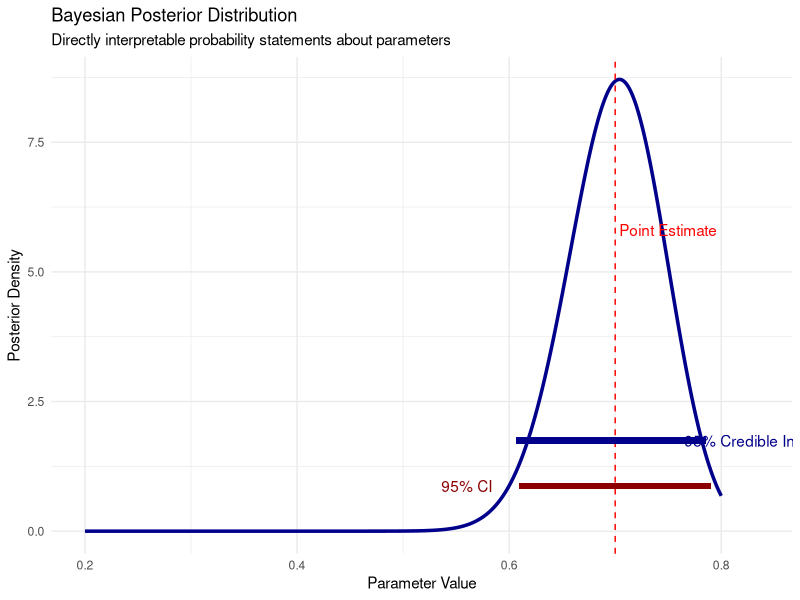
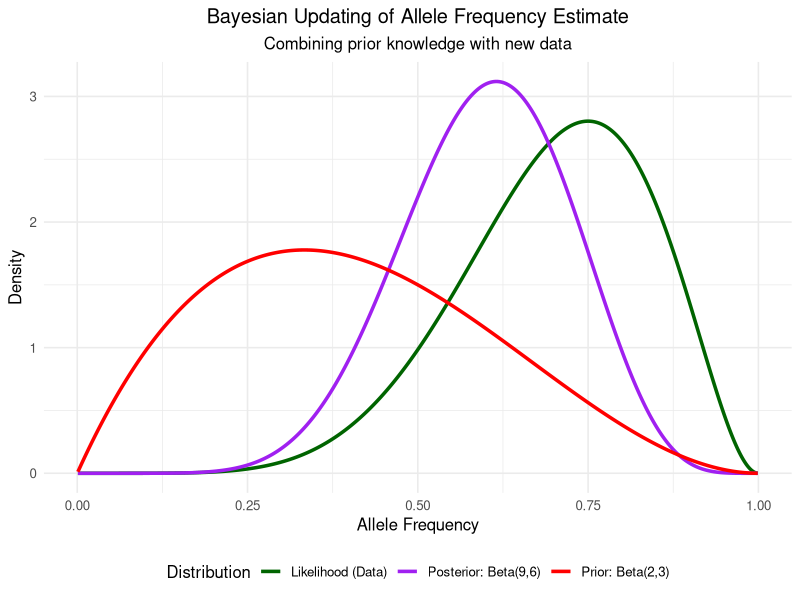
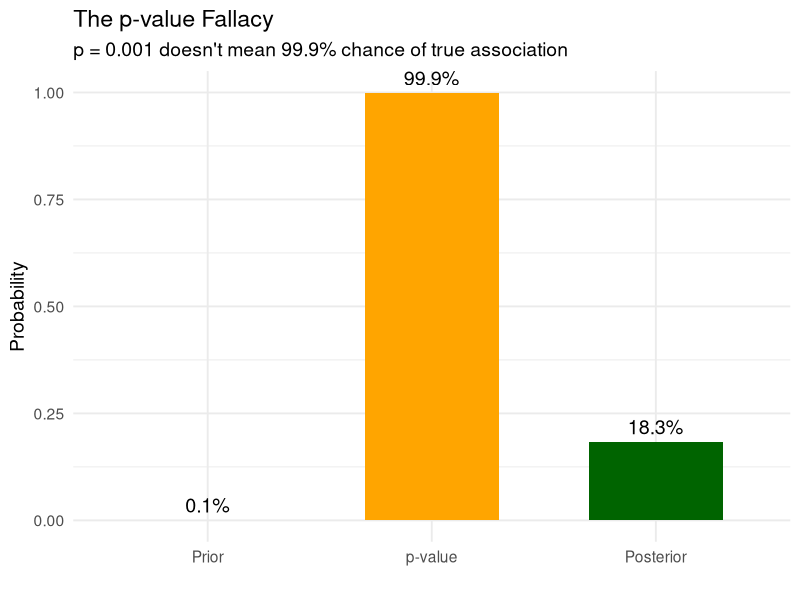
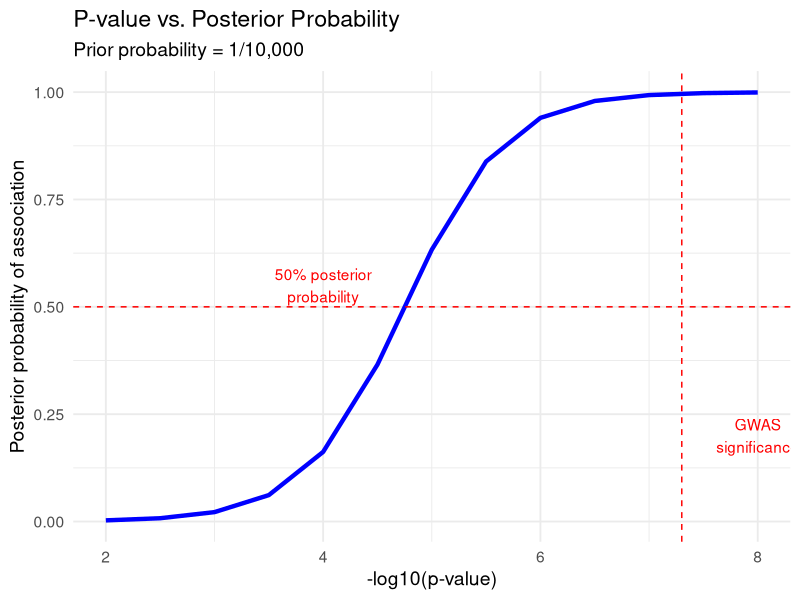
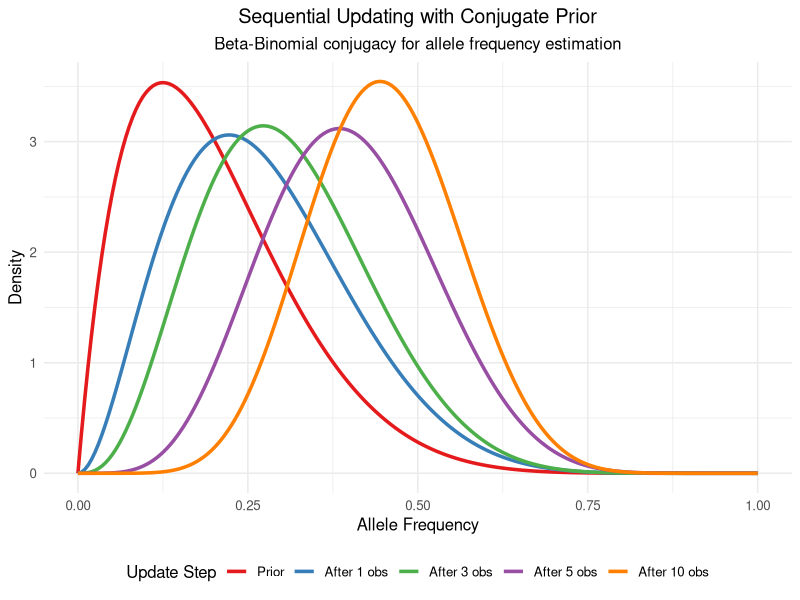
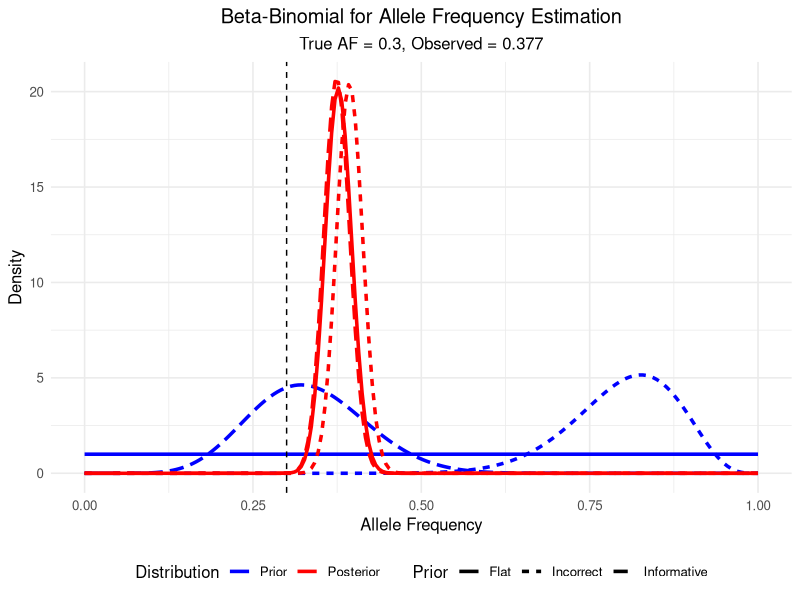
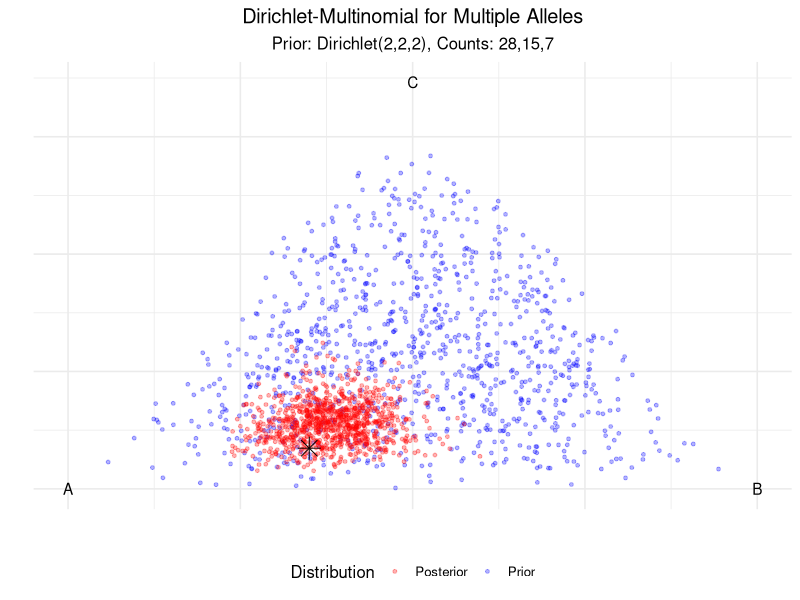
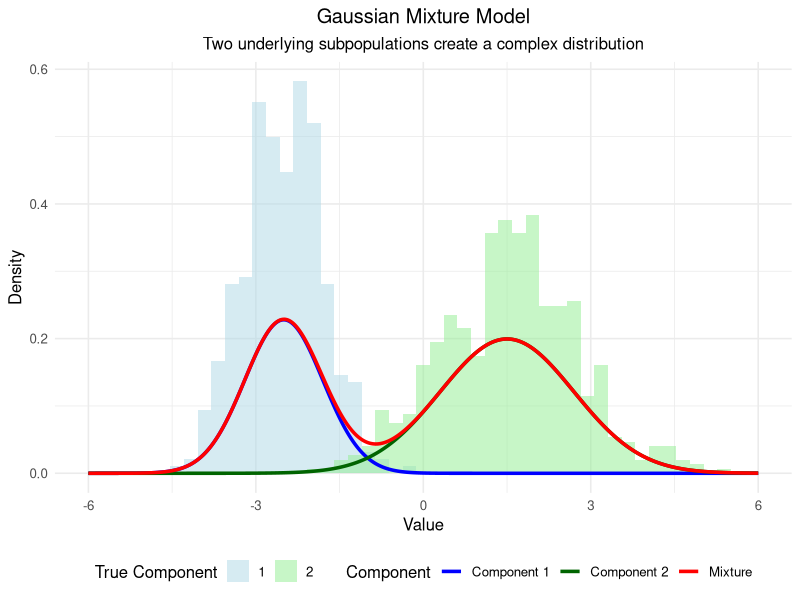

Here is the R script that generated these plots, in order:
## ---- chunk 1
# Load necessary packages
library(tidyverse)
library(ggplot2)
library(reshape2)
library(viridis)
library(gtools)     # For Dirichlet distribution
library(gridExtra)  # For arranging plots

# Set a clean theme for all plots
theme_set(theme_minimal(base_size = 12) + 
          theme(plot.title = element_text(hjust = 0.5),
                plot.subtitle = element_text(hjust = 0.5)))

# Set seed for reproducibility
set.seed(42)
## ---- chunk 2
# Create example data for frequentist vs Bayesian comparison
x <- seq(0.2, 0.8, length = 1000)

# Bayesian posterior (beta distribution)
post_y <- dbeta(x, 70, 30)

# Create data frame for plotting
plot_data <- data.frame(
  x = x,
  y = post_y
)

# Point estimate
point_est <- 0.7
ci_lower <- 0.61
ci_upper <- 0.79
cred_lower <- qbeta(0.025, 70, 30)
cred_upper <- qbeta(0.975, 70, 30)

# Get maximum y value for annotation positioning
max_y_val <- max(plot_data$y)

# Plot
ggplot(plot_data, aes(x = x, y = y)) +
  geom_line(size = 1.2, color = "darkblue") +
  geom_vline(xintercept = point_est, color = "red", linetype = "dashed") +
  geom_segment(aes(x = ci_lower, xend = ci_upper, y = max_y_val/10, yend = max_y_val/10), 
               color = "darkred", size = 2) +
  geom_segment(aes(x = cred_lower, xend = cred_upper, y = max_y_val/5, yend = max_y_val/5), 
               color = "darkblue", size = 2) +
  annotate("text", x = point_est + 0.05, y = max_y_val/1.5, 
           label = "Point Estimate", color = "red") +
  annotate("text", x = ci_lower - 0.05, y = max_y_val/10, 
           label = "95% CI", color = "darkred") +
  annotate("text", x = cred_upper + 0.05, y = max_y_val/5, 
           label = "95% Credible Interval", color = "darkblue") +
  labs(title = "Bayesian Posterior Distribution",
       subtitle = "Directly interpretable probability statements about parameters",
       x = "Parameter Value", 
       y = "Posterior Density") +
  theme_minimal()
## ---- chunk 3
# Create data for three distributions
x <- seq(0.001, 0.999, length = 1000)
prior <- data.frame(x = x, y = dbeta(x, 2, 3), Distribution = "Prior: Beta(2,3)")
likelihood <- data.frame(x = x, y = dbeta(x, 7, 3), Distribution = "Likelihood (Data)")
posterior <- data.frame(x = x, y = dbeta(x, 9, 6), Distribution = "Posterior: Beta(9,6)")

# Combine data
all_distributions <- rbind(prior, likelihood, posterior)

# Plot all three distributions
ggplot(all_distributions, aes(x = x, y = y, color = Distribution)) +
  geom_line(size = 1.2) +
  scale_color_manual(values = c("darkgreen", "purple", "red")) +
  labs(title = "Bayesian Updating of Allele Frequency Estimate",
       subtitle = "Combining prior knowledge with new data",
       x = "Allele Frequency", 
       y = "Density") +
  theme(legend.position = "bottom")
## ---- chunk 4
#| fig-height: 5
# Parameters
prior_prob <- 1/1000  # Prior probability of true association
p_value <- 0.001      # Observed p-value

# Convert p-value to z-score
z <- qnorm(p_value/2, lower.tail = FALSE)

# Calculate Bayes factor (approximate)
bf <- exp(z^2/2)

# Calculate posterior probability
posterior <- (prior_prob * bf) / (prior_prob * bf + (1 - prior_prob))

# Create data for visualization
df <- data.frame(
  Stage = factor(c("Prior", "p-value", "Posterior"), 
                levels = c("Prior", "p-value", "Posterior")),
  Probability = c(prior_prob, 1-p_value, posterior),
  Label = c(paste0(round(prior_prob*100, 2), "%"), 
           paste0(round((1-p_value)*100, 1), "%"), 
           paste0(round(posterior*100, 1), "%"))
)

# Create plot
ggplot(df, aes(x = Stage, y = Probability)) +
  geom_bar(stat = "identity", fill = c("lightblue", "orange", "darkgreen"), width = 0.6) +
  geom_text(aes(label = Label), vjust = -0.5, size = 5) +
  ylim(0, 1) +
  labs(title = "The p-value Fallacy",
       subtitle = "p = 0.001 doesn't mean 99.9% chance of true association",
       x = "", y = "Probability") +
  theme_minimal(base_size = 14)
## ---- chunk 5
#| fig-width: 6
#| fig-height: 5
library(ggplot2)
library(dplyr)

# Function to calculate posterior probability
calc_posterior <- function(prior, p_value, n_snps=1e6) {
  # Convert p-value to z-score
  z <- qnorm(p_value/2, lower.tail = FALSE)
  # Approximate Bayes factor
  bf <- exp(z^2/2)
  # Calculate posterior
  posterior <- (prior * bf) / (prior * bf + (1 - prior))
  return(posterior)
}

# Create data
p_values <- 10^seq(-8, -2, 0.5)
posteriors <- sapply(p_values, function(p) calc_posterior(1/10000, p))

# Create plot
df <- data.frame(
  p_value = p_values,
  posterior = posteriors
)

ggplot(df, aes(x = -log10(p_value), y = posterior)) +
  geom_line(size = 1.5, color = "blue") +
  geom_hline(yintercept = 0.5, linetype = "dashed", color = "red") +
  geom_vline(xintercept = -log10(5e-8), linetype = "dashed", color = "red") +
  annotate("text", x = 8, y = 0.2, label = "GWAS\nsignificance", color = "red") +
  annotate("text", x = 4, y = 0.55, label = "50% posterior\nprobability", color = "red") +
  theme_minimal(base_size = 14) +
  labs(
    title = "P-value vs. Posterior Probability",
    subtitle = "Prior probability = 1/10,000",
    x = "-log10(p-value)",
    y = "Posterior probability of association"
  )
## ---- chunk 6
#| fig-height: 5
# Create a function to generate conjugate updating visualization
plot_conjugate_updating <- function() {
  # Initial prior
  alpha0 <- 2
  beta0 <- 8
  
  # Data observations (success/failure)
  data <- c(1, 1, 0, 1, 1, 0, 1, 1, 1, 0)
  
  # Create sequence for plotting
  x <- seq(0, 1, length.out = 200)
  
  # Initialize data frame for plotting
  plot_data <- data.frame()
  
  # Initial prior
  prior_y <- dbeta(x, alpha0, beta0)
  plot_data <- rbind(plot_data, data.frame(
    x = x, y = prior_y, 
    step = 0, 
    label = paste0("Prior: Beta(", alpha0, ",", beta0, ")")
  ))
  
  # Update step by step
  alpha <- alpha0
  beta <- beta0
  
  for (i in 1:length(data)) {
    # Update parameters
    if (data[i] == 1) {
      alpha <- alpha + 1
    } else {
      beta <- beta + 1
    }
    
    # Only plot a subset of steps for clarity
    if (i %in% c(1, 3, 5, 10)) {
      posterior_y <- dbeta(x, alpha, beta)
      plot_data <- rbind(plot_data, data.frame(
        x = x, y = posterior_y, 
        step = i, 
        label = paste0("After ", i, " observations: Beta(", alpha, ",", beta, ")")
      ))
    }
  }
  
  # Convert step to factor for proper ordering
  plot_data$step <- factor(plot_data$step, levels = c(0, 1, 3, 5, 10))
  
  # Create plot
  ggplot(plot_data, aes(x = x, y = y, color = step, group = step)) +
    geom_line(size = 1.2) +
    scale_color_brewer(palette = "Set1", 
                      name = "Update Step",
                      labels = c("Prior", "After 1 obs", "After 3 obs", 
                                "After 5 obs", "After 10 obs")) +
    labs(title = "Sequential Updating with Conjugate Prior",
         subtitle = "Beta-Binomial conjugacy for allele frequency estimation",
         x = "Allele Frequency", 
         y = "Density") +
    theme(legend.position = "bottom")
}

# Generate the plot
plot_conjugate_updating()
## ---- chunk 7
#| fig-height: 5
# Create a visualization of Beta-Binomial for allele frequencies
set.seed(123)

# Parameters
true_af <- 0.3
n_samples <- 20
n_reads_per_sample <- 30

# Generate data
genotypes <- rbinom(n_samples, 2, true_af)
read_counts <- rbinom(n_samples, n_reads_per_sample, genotypes/2)
total_alt <- sum(read_counts)
total_reads <- n_samples * n_reads_per_sample

# Create data for plotting
x <- seq(0, 1, length.out = 200)

# Different priors
priors <- list(
  "Flat" = c(1, 1),
  "Informative" = c(10, 20),
  "Incorrect" = c(20, 5)
)

# Create data frame for plotting
plot_data <- data.frame()

for (prior_name in names(priors)) {
  prior_params <- priors[[prior_name]]
  alpha_prior <- prior_params[1]
  beta_prior <- prior_params[2]
  
  # Prior
  prior_y <- dbeta(x, alpha_prior, beta_prior)
  
  # Posterior
  alpha_post <- alpha_prior + total_alt
  beta_post <- beta_prior + total_reads - total_alt
  posterior_y <- dbeta(x, alpha_post, beta_post)
  
  # Add to data frame
  plot_data <- rbind(plot_data, 
                    data.frame(
                      x = x,
                      y = prior_y,
                      Distribution = "Prior",
                      Prior = prior_name
                    ),
                    data.frame(
                      x = x,
                      y = posterior_y,
                      Distribution = "Posterior",
                      Prior = prior_name
                    ))
}

# Add true value line
plot_data$Distribution <- factor(plot_data$Distribution, 
                               levels = c("Prior", "Posterior"))

# Create plot
ggplot(plot_data, aes(x = x, y = y, color = Distribution, linetype = Prior)) +
  geom_line(size = 1.2) +
  geom_vline(xintercept = true_af, linetype = "dashed", color = "black") +
  scale_color_manual(values = c("Prior" = "blue", "Posterior" = "red")) +
  labs(title = "Beta-Binomial for Allele Frequency Estimation",
       subtitle = paste0("True AF = ", true_af, ", Observed = ", 
                       round(total_alt/total_reads, 3)),
       x = "Allele Frequency", 
       y = "Density") +
  theme(legend.position = "bottom")
## ---- chunk 8
#| fig-height: 5
# Create a visualization of Dirichlet-Multinomial
set.seed(234)

# Function to generate random points from a Dirichlet distribution
rdirichlet_2d <- function(n, alpha) {
  x <- rgamma(n, alpha[1], 1)
  y <- rgamma(n, alpha[2], 1)
  z <- rgamma(n, alpha[3], 1)
  s <- x + y + z
  return(data.frame(x = x/s, y = y/s, z = z/s))
}

# Parameters
prior_alpha <- c(2, 2, 2)  # Symmetric prior
true_props <- c(0.6, 0.3, 0.1)  # True proportions
n_samples <- 50

# Generate data
counts <- rmultinom(1, n_samples, true_props)

# Calculate posterior
posterior_alpha <- prior_alpha + counts

# Generate points for visualization
n_points <- 1000
prior_points <- rdirichlet_2d(n_points, prior_alpha)
posterior_points <- rdirichlet_2d(n_points, posterior_alpha)

# Combine data
prior_points$Distribution <- "Prior"
posterior_points$Distribution <- "Posterior"
all_points <- rbind(prior_points, posterior_points)

# Create ternary plot data
# We'll use a 2D projection since ggtern might not be available
project_ternary <- function(df) {
  # Convert to 2D coordinates
  df$X <- 0.5 * (2 * df$y + df$z) / (df$x + df$y + df$z)
  df$Y <- (sqrt(3)/2) * df$z / (df$x + df$y + df$z)
  return(df)
}

plot_data <- project_ternary(all_points)

# Add true value
true_point <- data.frame(x = true_props[1], y = true_props[2], z = true_props[3],
                        Distribution = "True Value")
true_point <- project_ternary(true_point)

# Create plot
ggplot(plot_data, aes(x = X, y = Y, color = Distribution)) +
  geom_point(alpha = 0.3, size = 1) +
  geom_point(data = true_point, color = "black", size = 5, shape = 8) +
  scale_color_manual(values = c("Prior" = "blue", "Posterior" = "red", "True Value" = "black")) +
  labs(title = "Dirichlet-Multinomial for Multiple Alleles",
       subtitle = paste0("Prior: Dirichlet(", paste(prior_alpha, collapse = ","), 
                       "), Counts: ", paste(counts, collapse = ",")),
       x = "", y = "") +
  theme(legend.position = "bottom",
        axis.text = element_blank(),
        axis.ticks = element_blank()) +
  annotate("text", x = 0, y = 0, label = "A") +
  annotate("text", x = 1, y = 0, label = "B") +
  annotate("text", x = 0.5, y = sqrt(3)/2, label = "C")
## ---- chunk 9
#| fig-height: 6
# Create a simple mixture model visualization
set.seed(123)

# Define mixture parameters
means <- c(-2.5, 1.5)
sds <- c(0.7, 1.2)
weights <- c(0.4, 0.6)

# Generate data from mixture
n_samples <- 1000
component <- sample(1:2, n_samples, replace = TRUE, prob = weights)
x <- rnorm(n_samples, mean = means[component], sd = sds[component])

# Create data frame for histogram
hist_data <- data.frame(x = x, component = factor(component))

# Create data for component densities
x_seq <- seq(-6, 6, length.out = 500)
comp1_density <- weights[1] * dnorm(x_seq, mean = means[1], sd = sds[1])
comp2_density <- weights[2] * dnorm(x_seq, mean = means[2], sd = sds[2])
mixture_density <- comp1_density + comp2_density

density_data <- data.frame(
  x = rep(x_seq, 3),
  y = c(comp1_density, comp2_density, mixture_density),
  Component = factor(rep(c("Component 1", "Component 2", "Mixture"), each = length(x_seq)))
)

# Create plot
ggplot() +
  geom_histogram(data = hist_data, aes(x = x, y = after_stat(density), fill = component), 
                bins = 50, alpha = 0.5, position = "identity") +
  geom_line(data = density_data, aes(x = x, y = y, color = Component), size = 1.2) +
  scale_fill_manual(values = c("lightblue", "lightgreen"), name = "True Component") +
  scale_color_manual(values = c("blue", "darkgreen", "red")) +
  labs(title = "Gaussian Mixture Model",
       subtitle = "Two underlying subpopulations create a complex distribution",
       x = "Value", 
       y = "Density") +
  theme(legend.position = "bottom")
## ---- chunk 10
#| fig-height: 6
# Simplified EM visualization
set.seed(789)

# Generate data from a mixture of two Gaussians
n <- 200
true_means <- c(-2, 2)
true_sds <- c(0.8, 0.8)
true_weights <- c(0.4, 0.6)

z <- sample(1:2, n, replace = TRUE, prob = true_weights)
x <- rnorm(n, mean = true_means[z], sd = true_sds[z])

# Create data for visualization
iterations <- c("Initial", "Iteration 1", "Iteration 3", "Final")
means1 <- c(-1, -1.5, -1.8, -2.0)
means2 <- c(1, 1.4, 1.8, 2.0)
sds1 <- c(1.2, 1.0, 0.9, 0.8)
sds2 <- c(1.2, 1.0, 0.9, 0.8)
weights1 <- c(0.5, 0.45, 0.42, 0.4)
weights2 <- c(0.5, 0.55, 0.58, 0.6)

# Create data frame for plotting
plot_data <- data.frame()
x_seq <- seq(-5, 5, length.out = 200)

for (i in 1:length(iterations)) {
  # Component 1
  comp1 <- data.frame(
    x = x_seq,
    y = weights1[i] * dnorm(x_seq, mean = means1[i], sd = sds1[i]),
    Component = "Component 1",
    Iteration = iterations[i]
  )
  
  # Component 2
  comp2 <- data.frame(
    x = x_seq,
    y = weights2[i] * dnorm(x_seq, mean = means2[i], sd = sds2[i]),
    Component = "Component 2",
    Iteration = iterations[i]
  )
  
  # Mixture
  mixture <- data.frame(
    x = x_seq,
    y = comp1$y + comp2$y,
    Component = "Mixture",
    Iteration = iterations[i]
  )
  
  plot_data <- rbind(plot_data, comp1, comp2, mixture)
}

# Create histogram data
hist_data <- data.frame(x = x, Iteration = "Data")

# Create plot
ggplot() +
  # Add histogram for data
  geom_histogram(data = hist_data, aes(x = x, y = after_stat(density)), 
                bins = 30, fill = "gray80", color = "black", alpha = 0.5) +
  # Add component and mixture densities
  geom_line(data = plot_data, 
           aes(x = x, y = y, color = Component, group = interaction(Component, Iteration)),
           size = 1) +
  # Facet by iteration
  facet_wrap(~ Iteration, ncol = 2) +
  # Customize colors
  scale_color_manual(values = c("Component 1" = "blue", 
                              "Component 2" = "green", 
                              "Mixture" = "red")) +
  # Add labels
  labs(title = "EM Algorithm Convergence",
       subtitle = "Mixture model fit improves with each iteration",
       x = "Value", 
       y = "Density") +
  theme_minimal() +
  theme(legend.position = "bottom")
## ---- chunk 11
#| fig-height: 6
# Create a visualization of population structure
set.seed(456)

# Number of individuals and populations
n_ind <- 60
n_pop <- 3

# Create admixture proportions
# First 20 individuals mostly from pop1, etc.
admixture <- matrix(0, nrow = n_ind, ncol = n_pop)
for (i in 1:n_ind) {
  if (i <= 20) {
    admixture[i,] <- c(0.8, 0.1, 0.1) + rnorm(3, 0, 0.05)
  } else if (i <= 40) {
    admixture[i,] <- c(0.1, 0.8, 0.1) + rnorm(3, 0, 0.05)
  } else {
    admixture[i,] <- c(0.1, 0.1, 0.8) + rnorm(3, 0, 0.05)
  }
  # Ensure proportions are positive and sum to 1
  admixture[i,] <- pmax(admixture[i,], 0)
  admixture[i,] <- admixture[i,] / sum(admixture[i,])
}

# Create data frame for plotting
admix_df <- data.frame(
  Individual = rep(1:n_ind, n_pop),
  Population = factor(rep(paste0("Pop", 1:n_pop), each = n_ind)),
  Proportion = c(admixture)
)

# Create barplot
ggplot(admix_df, aes(x = Individual, y = Proportion, fill = Population)) +
  geom_col(width = 1) +
  scale_fill_brewer(palette = "Set1") +
  labs(title = "Population Structure as a Mixture Model",
       subtitle = "Each individual is a mixture of ancestral populations",
       x = "Individual", 
       y = "Ancestry Proportion") +
  theme(axis.text.x = element_blank(),
        axis.ticks.x = element_blank())
## ---- chunk 12
# Create a visualization of STRUCTURE-like results
set.seed(567)

# Parameters
n_ind <- 100
n_pop <- 3
n_markers <- 20

# Create true population allele frequencies
pop_freqs <- matrix(rbeta(n_pop * n_markers, 0.5, 0.5), nrow = n_pop)

# Create ancestry proportions (3 distinct groups with some admixture)
q <- matrix(0, nrow = n_ind, ncol = n_pop)
q[1:40, 1] <- rbeta(40, 10, 1)
q[41:70, 2] <- rbeta(30, 10, 1)
q[71:100, 3] <- rbeta(30, 10, 1)

# Normalize rows to sum to 1
for (i in 1:n_ind) {
  # Add small values to ensure all populations represented
  q[i,] <- q[i,] + 0.05
  q[i,] <- q[i,] / sum(q[i,])
}

# Create data for heatmap of ancestry proportions
q_df <- data.frame(
  Individual = rep(1:n_ind, n_pop),
  Population = factor(rep(paste0("Pop", 1:n_pop), each = n_ind)),
  Proportion = c(q)
)

# Create data for allele frequency heatmap
freq_df <- data.frame(
  Population = factor(rep(paste0("Pop", 1:n_pop), each = n_markers)),
  Marker = factor(rep(paste0("M", 1:n_markers), times = n_pop)),
  Frequency = c(pop_freqs)
)

# Create plots
p1 <- ggplot(q_df, aes(x = Individual, y = Population, fill = Proportion)) +
  geom_tile() +
  scale_fill_viridis() +
  labs(title = "Ancestry Proportions",
       subtitle = "Each individual's genetic ancestry",
       x = "Individual", 
       y = "Ancestral Population") +
  theme(axis.text.x = element_blank(),
        axis.ticks.x = element_blank())

p2 <- ggplot(freq_df, aes(x = Marker, y = Population, fill = Frequency)) +
  geom_tile() +
  scale_fill_viridis() +
  labs(title = "Population Allele Frequencies",
       subtitle = "Each population's genetic profile",
       x = "Genetic Marker", 
       y = "Ancestral Population")

# Arrange plots
gridExtra::grid.arrange(p1, p2, ncol = 1)
## ---- chunk 13
# Create visualization of effect size mixtures
set.seed(789)

# Parameters
n_variants <- 500
pi0 <- 0.95  # Proportion of null effects

# Generate true effects
is_null <- rbinom(n_variants, 1, pi0)
true_effects <- rep(0, n_variants)
true_effects[is_null == 0] <- rnorm(sum(is_null == 0), 0, 0.5)

# Add noise to create observed effects
observed_effects <- true_effects + rnorm(n_variants, 0, 0.2)

# Create data frame for plotting
effect_df <- data.frame(
  Variant = 1:n_variants,
  TrueEffect = true_effects,
  ObservedEffect = observed_effects,
  IsNull = factor(is_null)
)

# Plot
ggplot(effect_df, aes(x = ObservedEffect, fill = IsNull)) +
  geom_histogram(bins = 40, alpha = 0.7, position = "identity") +
  scale_fill_manual(values = c("red", "gray70"), 
                   labels = c("Causal", "Null"),
                   name = "Variant Type") +
  labs(title = "Mixture of Effect Sizes in GWAS",
       subtitle = "Most variants have no effect (null)",
       x = "Observed Effect Size", 
       y = "Count") +
  theme_minimal() +
  theme(legend.position = "bottom")
## ---- chunk 14
# Simulate a genetic association study with sequential sampling
set.seed(456)

# Parameters
n_loci <- 1000
true_effect_size <- 0.3
max_samples <- 500
interim_points <- seq(100, max_samples, by = 100)

# Set 5% of loci to have true effects
n_causal <- floor(n_loci * 0.05)
causal_loci <- sample(1:n_loci, n_causal)

# Simplified simulation
interim_summary <- data.frame(
  SampleSize = interim_points,
  Discoveries_50 = c(30, 42, 48, 53, 55),
  Discoveries_80 = c(15, 24, 32, 38, 42),
  Discoveries_95 = c(8, 15, 22, 28, 32),
  TruePositives_95 = c(7, 12, 18, 23, 26),
  FalsePositives_95 = c(1, 3, 4, 5, 6)
)

interim_summary$FDR_95 <- interim_summary$FalsePositives_95 / 
                          interim_summary$Discoveries_95
interim_summary$Power_95 <- interim_summary$TruePositives_95 / n_causal

# Create long format data for plotting
interim_long <- pivot_longer(
  interim_summary, 
  cols = c(Discoveries_50, Discoveries_80, Discoveries_95),
  names_to = "Threshold",
  values_to = "Discoveries"
)
interim_long$Threshold <- factor(
  interim_long$Threshold,
  levels = c("Discoveries_50", "Discoveries_80", "Discoveries_95"),
  labels = c("PP > 0.5", "PP > 0.8", "PP > 0.95")
)

# Plot discovery trajectories
ggplot(interim_long, aes(x = SampleSize, y = Discoveries, color = Threshold, group = Threshold)) +
  geom_line(size = 1.2) +
  geom_point(size = 3) +
  scale_color_discrete() +
  labs(title = "Number of Discoveries vs. Sample Size",
       subtitle = "Results at different posterior probability thresholds",
       x = "Sample Size", y = "Number of Discoveries") +
  theme(legend.position = "bottom")
## ---- chunk 15
#| fig-height: 6
# Create a visualization of Bayesian meta-analysis
set.seed(678)

# Parameters
n_studies <- 8
true_effect <- 0.3
heterogeneity <- 0.1

# Generate study-specific effects
study_effects <- rnorm(n_studies, true_effect, heterogeneity)

# Make one study an outlier
study_effects[n_studies] <- -0.2

# Generate observed effects and standard errors
sample_sizes <- round(runif(n_studies, 100, 500))
standard_errors <- 1 / sqrt(sample_sizes)
observed_effects <- rnorm(n_studies, study_effects, standard_errors)

# Create data frame for forest plot
meta_df <- data.frame(
  Study = paste0("Study ", 1:n_studies),
  Effect = observed_effects,
  SE = standard_errors,
  LowerCI = observed_effects - 1.96 * standard_errors,
  UpperCI = observed_effects + 1.96 * standard_errors
)

# Add meta-analysis results
# 1. Fixed effects
fixed_weights <- 1 / standard_errors^2
fixed_effect <- sum(fixed_weights * observed_effects) / sum(fixed_weights)
fixed_se <- sqrt(1 / sum(fixed_weights))

# 2. Random effects (simplified)
tau2 <- max(0, (sum(fixed_weights * (observed_effects - fixed_effect)^2) - (n_studies - 1)) / 
             (sum(fixed_weights) - sum(fixed_weights^2) / sum(fixed_weights)))
random_weights <- 1 / (standard_errors^2 + tau2)
random_effect <- sum(random_weights * observed_effects) / sum(random_weights)
random_se <- sqrt(1 / sum(random_weights))

# 3. Bayesian robust (simplified - downweights outliers)
robust_weights <- 1 / (standard_errors^2 + tau2 + 0.1 * (observed_effects - random_effect)^2)
robust_effect <- sum(robust_weights * observed_effects) / sum(robust_weights)
robust_se <- sqrt(1 / sum(robust_weights))

# Add to data frame
meta_results <- data.frame(
  Study = c("Fixed Effects", "Random Effects", "Bayesian Robust"),
  Effect = c(fixed_effect, random_effect, robust_effect),
  SE = c(fixed_se, random_se, robust_se),
  LowerCI = c(fixed_effect - 1.96 * fixed_se, 
             random_effect - 1.96 * random_se,
             robust_effect - 1.96 * robust_se),
  UpperCI = c(fixed_effect + 1.96 * fixed_se, 
             random_effect + 1.96 * random_se,
             robust_effect + 1.96 * robust_se)
)

# Combine data
plot_df <- rbind(
  meta_df,
  meta_results
)

# Add a grouping variable
plot_df$Group <- ifelse(plot_df$Study %in% meta_results$Study, "Meta-Analysis", "Individual Studies")
plot_df$Group <- factor(plot_df$Group, levels = c("Individual Studies", "Meta-Analysis"))

# Order studies
plot_df$Study <- factor(plot_df$Study, 
                      levels = c(paste0("Study ", 1:n_studies), 
                                "Fixed Effects", "Random Effects", "Bayesian Robust"))

# Create forest plot
ggplot(plot_df, aes(x = Effect, y = Study, color = Group)) +
  geom_vline(xintercept = 0, linetype = "dashed", color = "gray") +
  geom_vline(xintercept = true_effect, linetype = "dotted", color = "darkgreen") +
  geom_point(aes(size = 1/SE)) +
  geom_errorbarh(aes(xmin = LowerCI, xmax = UpperCI), height = 0.2) +
  scale_color_manual(values = c("Individual Studies" = "blue", "Meta-Analysis" = "red")) +
  scale_size_continuous(guide = "none") +
  labs(title = "Bayesian Meta-Analysis",
       subtitle = "Green dotted line shows true effect; note how Bayesian robust method handles outlier",
       x = "Effect Size", 
       y = "") +
  theme(legend.position = "bottom")
## ---- chunk 16
#| fig-height: 6
# Create a visualization of Bayesian fine-mapping
set.seed(456)

# Parameters
n_snps <- 50
causal_idx <- 25

# Create correlation structure (LD)
pos <- 1:n_snps
ld_matrix <- exp(-abs(outer(pos, pos, "-")) / 10)

# Generate true effects (only one causal variant)
true_effects <- rep(0, n_snps)
true_effects[causal_idx] <- 0.5

# Generate observed effects based on LD
observed_effects <- as.vector(ld_matrix %*% true_effects + rnorm(n_snps, 0, 0.1))

# Calculate p-values
p_values <- 2 * pnorm(-abs(observed_effects))

# Calculate Bayes factors (simplified)
bayes_factors <- exp(observed_effects^2 / 2)

# Calculate posterior probabilities (assuming 1/n_snps prior)
prior <- 1/n_snps
posterior_probs <- (prior * bayes_factors) / sum(prior * bayes_factors)

# Create data frame for plotting
fine_map_df <- data.frame(
  SNP = 1:n_snps,
  Position = pos,
  ObservedEffect = observed_effects,
  PValue = p_values,
  PosteriorProb = posterior_probs,
  Causal = (1:n_snps == causal_idx)
)

# Calculate 95% credible set
sorted_idx <- order(posterior_probs, decreasing = TRUE)
cumulative_prob <- cumsum(posterior_probs[sorted_idx])
credible_set <- sorted_idx[cumulative_prob <= 0.95]
fine_map_df$InCredibleSet <- (1:n_snps %in% credible_set)

# Create plot
ggplot(fine_map_df, aes(x = Position)) +
  geom_point(aes(y = -log10(PValue), color = "P-value"), size = 3, alpha = 0.7) +
  geom_point(aes(y = PosteriorProb * 10, color = "Posterior"), size = 3, alpha = 0.7) +
  geom_vline(xintercept = pos[causal_idx], linetype = "dashed", color = "red") +
  geom_rect(data = subset(fine_map_df, InCredibleSet),
            aes(xmin = Position - 0.4, xmax = Position + 0.4, 
                ymin = 0, ymax = -0.2),
            fill = "darkgreen", alpha = 0.3) +
  scale_color_manual(values = c("P-value" = "blue", "Posterior" = "darkgreen"),
                    name = "Measure") +
  scale_y_continuous(
    name = "-log10(p-value)",
    sec.axis = sec_axis(~./10, name = "Posterior Probability")
  ) +
  annotate("text", x = n_snps * 0.8, y = 1, 
           label = "95% Credible Set", color = "darkgreen") +
  labs(title = "Bayesian Fine-Mapping vs. P-values",
       subtitle = "Green bars indicate 95% credible set; red line is true causal variant",
       x = "Genomic Position") +
  theme_minimal() +
  theme(legend.position = "bottom")
## ---- chunk 17
#| fig-height: 6
# Create a visualization of multivariate effects
set.seed(345)

# Parameters
n_effects <- 200
n_conditions <- 4

# Create different effect patterns
patterns <- list(
  "Shared" = rep(1, n_conditions),
  "Condition1" = c(1, 0, 0, 0),
  "Condition2" = c(0, 1, 0, 0),
  "Conditions1&2" = c(1, 1, 0, 0),
  "Conditions3&4" = c(0, 0, 1, 1)
)

# Assign effects to patterns
n_per_pattern <- n_effects / length(patterns)
true_effects <- matrix(0, nrow = n_effects, ncol = n_conditions)
colnames(true_effects) <- paste0("Condition", 1:n_conditions)

current_idx <- 1
for (p in 1:length(patterns)) {
  pattern_name <- names(patterns)[p]
  pattern <- patterns[[p]]
  
  for (i in 1:n_per_pattern) {
    effect_size <- rnorm(1, 0, 0.5)
    true_effects[current_idx, ] <- pattern * effect_size
    current_idx <- current_idx + 1
  }
}

# Add noise to create observed effects
observed_effects <- true_effects + matrix(rnorm(n_effects * n_conditions, 0, 0.2),
                                        nrow = n_effects)

# Select a few examples for visualization
example_indices <- c(5, 45, 85, 125, 165)  # One from each pattern
example_data <- data.frame(
  Effect = rep(paste0("Effect", example_indices), each = n_conditions),
  Condition = rep(paste0("Condition", 1:n_conditions), times = length(example_indices)),
  TrueEffect = c(t(true_effects[example_indices, ])),
  ObservedEffect = c(t(observed_effects[example_indices, ]))
)

# Reshape for plotting
example_long <- reshape2::melt(example_data, 
                             id.vars = c("Effect", "Condition"),
                             variable.name = "EffectType",
                             value.name = "Value")

# Create plot
ggplot(example_long, aes(x = Condition, y = Value, color = EffectType, group = EffectType)) +
  geom_point(size = 3) +
  geom_line(size = 1) +
  facet_wrap(~ Effect, ncol = 3) +
  scale_color_manual(values = c("TrueEffect" = "blue", "ObservedEffect" = "red"),
                    labels = c("True Effect", "Observed Effect")) +
  labs(title = "Multivariate Effect Patterns",
       subtitle = "mash identifies and leverages these patterns",
       x = "", 
       y = "Effect Size",
       color = "") +
  theme(legend.position = "bottom")
## ---- chunk 18
#| fig-height: 6
# Create a simplified visualization of a Bayesian network
# This doesn't require igraph

# Create a function to draw nodes and edges
plot_network <- function() {
  # Create a data frame for nodes
  nodes <- data.frame(
    id = c("SNP1", "SNP2", "Gene1", "Gene2", "Gene3", "Gene4", "Trait", "Outcome"),
    x = c(1, 1, 2, 2, 3, 3, 4, 5),
    y = c(1, 3, 2, 4, 1, 3, 2, 2),
    type = c(rep("SNP", 2), rep("Gene", 4), "Trait", "Outcome"),
    size = c(rep(3, 2), rep(4, 4), 5, 6)
  )

  # Create a data frame for edges
  edges <- data.frame(
    from = c("SNP1", "SNP2", "Gene1", "Gene1", "Gene2", "Gene3", "Gene4", "Trait"),
    to = c("Gene1", "Gene2", "Gene3", "Gene4", "Gene3", "Trait", "Trait", "Outcome"),
    prob = c(0.85, 0.92, 0.78, 0.65, 0.71, 0.88, 0.76, 0.94)
  )

  # Set up the plot
  plot(NULL, xlim = c(0.5, 5.5), ylim = c(0.5, 4.5), 
       xlab = "", ylab = "", xaxt = "n", yaxt = "n",
       main = "Bayesian Network for Genomic Causality")
  
  # Add node colors based on type
  node_colors <- c("SNP" = "lightblue", "Gene" = "lightgreen", 
                  "Trait" = "orange", "Outcome" = "pink")
  
  # Draw nodes
  for (i in 1:nrow(nodes)) {
    points(nodes$x[i], nodes$y[i], pch = 19, 
           col = node_colors[nodes$type[i]], 
           cex = nodes$size[i])
    text(nodes$x[i], nodes$y[i], labels = nodes$id[i], cex = 0.9)
  }
  
  # Draw edges with arrows
  for (i in 1:nrow(edges)) {
    from_idx <- which(nodes$id == edges$from[i])
    to_idx <- which(nodes$id == edges$to[i])
    
    # Draw arrow
    arrows(nodes$x[from_idx], nodes$y[from_idx],
          nodes$x[to_idx], nodes$y[to_idx],
          length = 0.1, angle = 30, 
          lwd = 1 + 2 * edges$prob[i])
    
    # Add probability label
    text_x <- (nodes$x[from_idx] + nodes$x[to_idx]) / 2
    text_y <- (nodes$y[from_idx] + nodes$y[to_idx]) / 2
    text(text_x, text_y, labels = edges$prob[i], cex = 0.8, col = "darkblue")
  }
  
  # Add a legend
  legend("bottomleft", 
         legend = names(node_colors),
         pch = 19, 
         col = node_colors,
         title = "Node Types",
         cex = 0.8)
}

# Generate the plot
plot_network()
